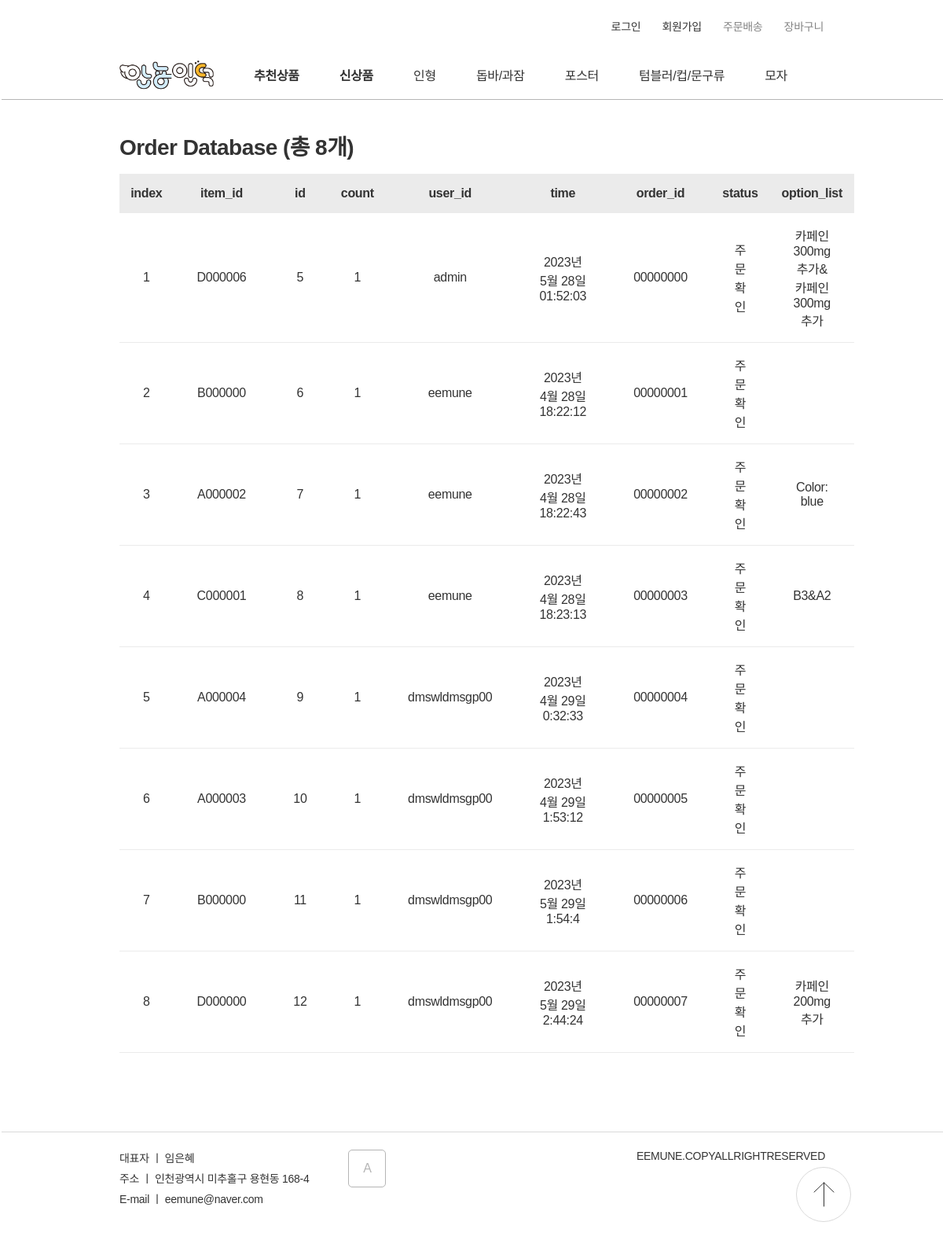
Before: /admin_sold_list with the older database file.
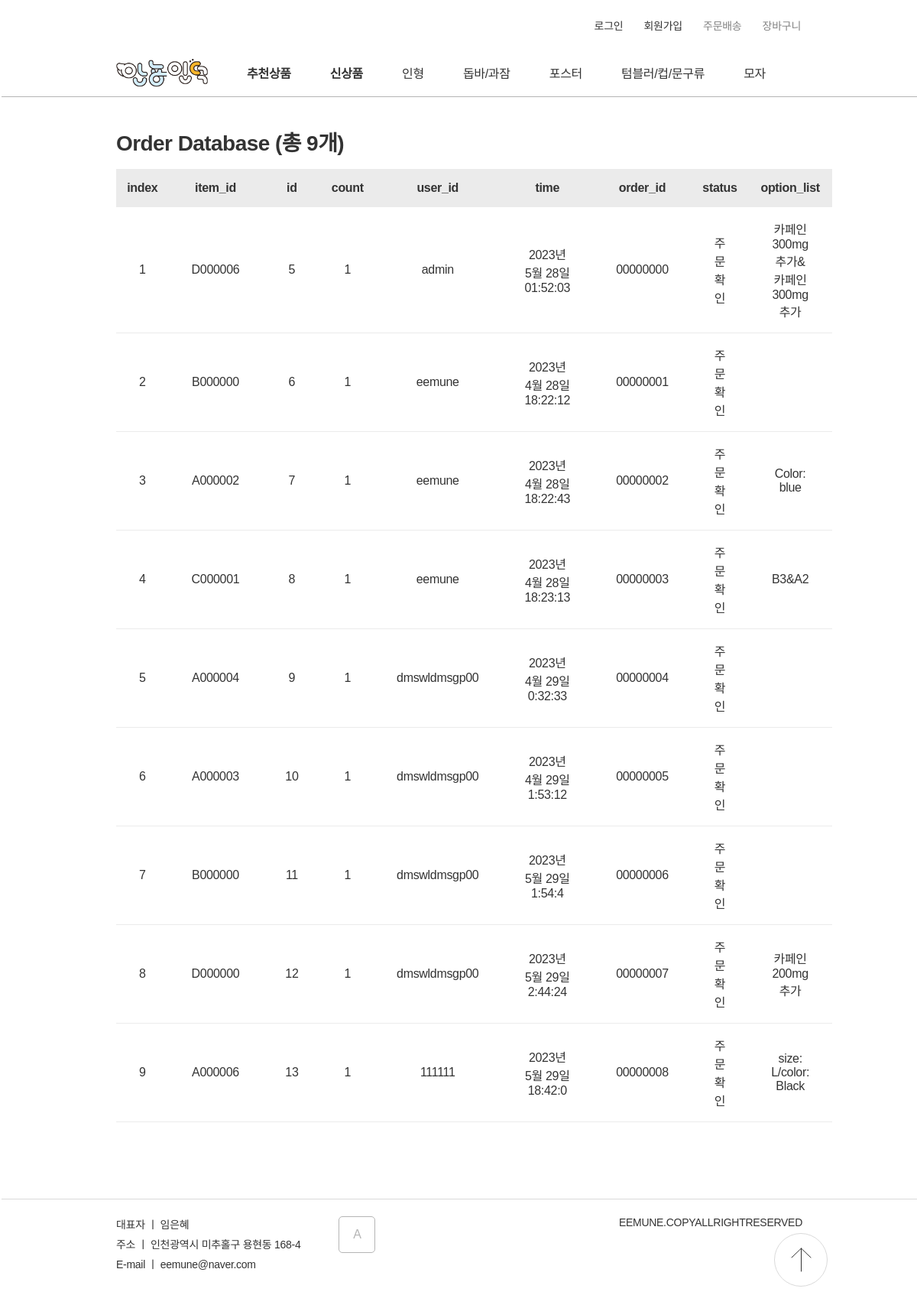
After: the same page with the newer database file.
### data_models.py (models this page shows)
class Order(db.Model):
    __tablename__="Order"
    id=Column(db.Integer, primary_key=True)
    order_id=Column(String(8))
    status=Column(String)
    item_id=Column(String(7))
    time=Column(String)
    count=Column(Integer)
    option_list=Column(String)
    user_id=Column(String)

### server.py (the view)
@app.route('/admin_sold_list')
def sold_list():
    return render_template("admin_sold_list.html", item=db.session.query(Order).all())

### templates/admin_sold_list.html (shortened to what this page needs)
<!DOCTYPE html>
<html lang="ko">
<head>
    <link href="../static/CSS/nav.css" rel="stylesheet">
    <link href="../static/CSS/stylesheet.css" rel="stylesheet">
    <link href="../static/CSS/show_db.css" rel="stylesheet">
</head>
<nav>
    <div id="comp_header">
        <div id="component_top-list">
            <ul>
                {% if session['user_id']%}
                <li><a class="size_14"href="./wishlist">{{session['user_id']}}님 안녕하세요!</a></li>
                <li><a class="size_14"href="./logout">로그아웃</a></li>
                {% else %}
                <li><a class="size_14"href="./signin">로그인</a></li>
                <li><a class="size_14"href="./signup">회원가입</a></li>
                {% endif %}
                <li><a class="size_14 color_B5B5B5"href="error">주문배송</a></li>
                <li><a class="size_14 color_B5B5B5"href="wishlist">장바구니</a></li>
            </ul>
        </div>
        <div id="component_navigator">
            <ul>
                <img id="LOGO" onclick="location.href='/'" src="../static/img/icon/안뇽인덕.png"/>
                <li><a style="font-weight: 700;" href="./category_item?category=추천상품">추천상품</a></li>
                <li><a style="font-weight: 700;" href=".//category_item?category=신상품">신상품</a></li>
                <li><a href="./category_item?category=A">인형</a></li>
                <li><a href="./category_item?category=B">돕바/과잠</a></li>
                <li><a href="./category_item?category=C">포스터</a></li>
                <li><a href="./category_item?category=D">텀블러/컵/문구류</a></li>
                <li><a href="./category_item?category=E">모자</a></li>
            </ul>
        </div>
        </div>
</nav>
<body>
    <p class="section_title weight_700">{{item[0].__table__.name}} Database (총 {{item|length}}개)</p>
    <table class="show_db">
        <tr class="table_header">
            <td class="weight_700">index</td>
            {%for key in item[0].__dict__%}
                {%if loop.index!=1%}
                    <td class="weight_700">{{key}}</td>
                {%endif%}
            {%endfor%}
        </tr>
        {%for  obj in item%}
            <tr  class="table_body">
                <td>{{loop.index}}</td>
                {%for key in obj.__dict__%}
                    {%if loop.index!=1%}
                        <td>{{obj.__dict__[key]}}</td>
                    {%endif%}
                {%endfor%}
            </tr>
        {%endfor%}
    </table>
</body>
<footer>
    <div class="introduction">
        <p class="size_14">대표자 ㅣ 임은혜</p>
        <p class="size_14">주소 ㅣ 인천광역시 미추홀구 용현동 168-4</p>
        <p class="size_14">E-mail ㅣ eemune@naver.com</p>
    </div>
    <button onclick="location.href='/adminpage'">A</button>
    <div class="copyright">
        <p class="color_838383 size_14">EEMUNE.COPYALLRIGHTRESERVED</p>
    </div>
    <img id="gogo_top" src="../static/img/icon/icon_top.svg" onclick="location.href='#'"/>
</footer>
</html>

### static/CSS/nav.css (style rules this page uses)
#component_top-list { margin-top:23px; display: flex; justify-content: flex-end; height:44px; }
#component_top-list ul li:not(:last-child) { margin-right:23px; }
#component_top-list li { font-size: 14px; color:#B5B5B5; }
#LOGO { display: inline-block; cursor:pointer; }
#component_navigator { display: inline-block; margin-left: -150px; height:60px; padding-right: 50px; width:100vw; border-bottom: 1px solid #B5B5B5; background-color: rgba(255, 255, 255, 0.89); z-index: 3; transition: 0.5s; }
#component_navigator ul { padding:0px 150px; display: flex; justify-content: space-between; align-items: center; height: 56px; }
#component_navigator li { text-align: center; }

### static/CSS/stylesheet.css (style rules this page uses)
* { margin:0px; padding:0px; font-family: 'Noto Sans KR', sans-serif; font-size:16px; font-weight: 400; text-decoration: none; color:#333333; letter-spacing: -0.02em; box-sizing: border-box; }
#LOGO { width:120px; }
button { cursor:pointer; }
img { object-fit: cover; }
body { padding:0px 152px; overflow-x: hidden; }
li { list-style:none; display: inline-block; }
.color_B5B5B5 { color: #b5b5b5; }
.color_B5B5B5 { color: #838383; }
.size_14 { font-size:14px; }
.weight_700 { font-weight: 700; }
.section_title { font-size: 28px; }
footer { border-top: 1px solid #D9D9D9; padding-top:22px; width:100vw; margin-left: -150px; padding-left: 150px; display: flex; margin-bottom: 60px; }
footer .introduction p { margin-bottom: 6px; }
footer button { padding: 0; margin-left:50px; width:48px; height:48px; border: 1px solid #B5B5B5; color:#B5B5B5; background-color: white; }
.copyright { position: absolute; right:150px; }
#gogo_top { width:70px; height:70px; position: fixed; right:117px; bottom:46px; z-index: 3; cursor:pointer; }
button { border: 1px solid #0085FF; color: #0085FF; background-color: white; border-radius: 5px; transition: 0.5s; }

### static/CSS/show_db.css (style rules this page uses)
.show_db { width:100%; text-align: center; border-collapse: collapse; margin-bottom: 100px; }
.table_header { width:100%; background-color: #ebebeb; height: 50px; align-items: center; }
.table_body { width:100%; border-bottom: 1px solid #ebebeb; align-items: center; box-sizing: border-box; }
.table_body td { padding: 16px 30px; }
.section_title { margin-top: 38px; margin-bottom: 16px; }

Changed rows visible on the page:
added Order: item "A000006" "13" "1" "111111" "2023년 5월 29일 18:42:0" "00000008" "주문 확인" "size: L/color: Black"
Other visible differences:
{{ item|length }}: "8" → "9"
